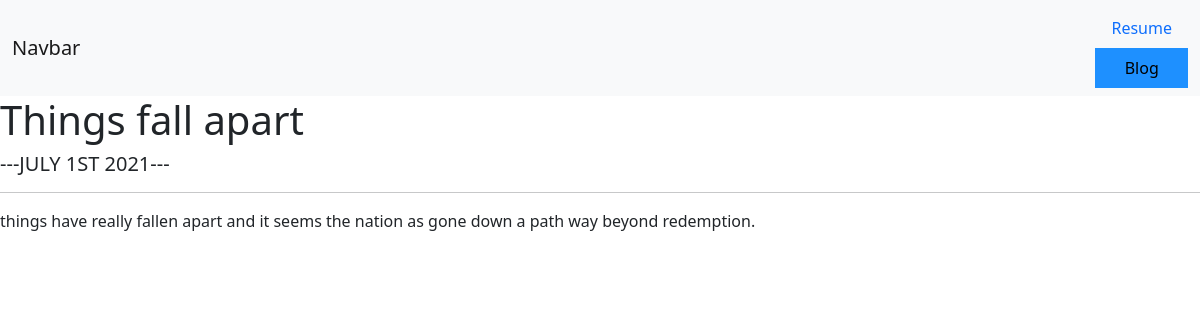
Page /blog/7/ on the committed database.
### blog/models.py (models this page shows, shortened)
class Blog(models.Model):
    title=models.CharField(max_length=100)
    date=models.DateField(auto_now=True)
    description=models.TextField()

### blog/views.py (the view)
# urls.py: path('<int:blog_id>/',views.detail, name='detail'),
def detail(request,blog_id):
    blog= get_object_or_404(Blog, pk= blog_id)
    blog_desc = Blog.objects.all()
    return render(request,'blog/detail.html', {'blog':blog,'blog_desc':blog_desc} )

### blog/templates/blog/detail.html
{%  extends  'portfolio/base.html' %}
{%  block content%}
<h1>{{ blog.title }}</h1>
<h5>---{{   blog.date|date:'F jS Y'|upper }}---</h5>
<hr>
<p>{{ blog.description|safe  }}</p>
{%  endblock %}

### rows in the picture
Blog: title "Things fall apart", date "JULY 1ST 2021", description "things have really fallen apart and it seems the nation as gone down a path way beyond redemption."
